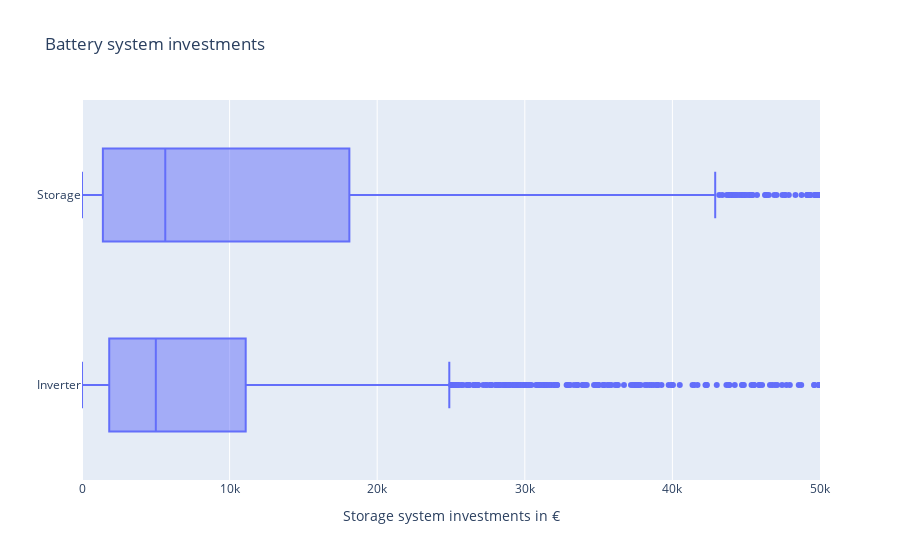

Write notebook code for a chart like this one.
### Markdown cell above
## System costs

### Code cell
stor_inv_col = "storage_invest_eur"
median_storage_invest = profiles_using_storage[stor_inv_col].median()
print(f"{median_storage_invest=:.2f} €")
mean_storage_invest = profiles_using_storage[stor_inv_col].mean()
print(f"{mean_storage_invest=:.2f} €")
min_storage_invest = profiles_using_storage[stor_inv_col].min()
print(f"{min_storage_invest=:.2f} €")
max_storage_invest = profiles_using_storage[stor_inv_col].max()
print(f"{max_storage_invest=:.2f} €")
q95_storage_invest = profiles_using_storage[stor_inv_col].quantile(0.95)
print(f"{q95_storage_invest=:.2f} €")

print("----------------------------------")
inv_invest_col = "inverter_invest_eur"
median_inverter_invest = profiles_using_storage[inv_invest_col].median()
print(f"{median_inverter_invest=:.2f} €")
mean_inverter_invest = profiles_using_storage[inv_invest_col].mean()
print(f"{mean_inverter_invest=:.2f} €")
min_inverter_invest = profiles_using_storage[inv_invest_col].min()
print(f"{min_inverter_invest=:.2f} €")
max_inverter_invest = profiles_using_storage[inv_invest_col].max()
print(f"{max_inverter_invest=:.2f} €")
q95_inverter_invest = profiles_using_storage[inv_invest_col].quantile(0.95)
print(f"{q95_inverter_invest=:.2f} €")

fig_df = profiles_using_storage.copy()
fig_df = fig_df.rename(columns={stor_inv_col: "Storage", inv_invest_col: "Inverter"})
fig = px.box(
    data_frame=fig_df,
    x=["Inverter", "Storage"],
    title="Battery system investments")
fig.update_layout(xaxis_title="Storage system investments in €", yaxis_title="")
fig.update_xaxes(range=[0, 50000])
fig.show()

### Figure 1 — Plotly figure (JSON) as saved in the notebook; plotly's stock layout.template omitted (floating-point values rounded to 4 significant figures; data arrays with more than 128 entries replaced by an {"elided": "..."} marker saying what was removed)
{"data": [{"alignmentgroup": "True", "hovertemplate": "value=%{x}<br>variable=%{y}<extra></extra>", "legendgroup": "", "marker": {"color": "#636efa"}, "name": "", "notched": false, "offsetgroup": "", "orientation": "h", "showlegend": false, "type": "box", "x": {"elided": "5706 float values"}, "x0": " ", "xaxis": "x", "y": {"elided": "5706 str values"}, "y0": " ", "yaxis": "y"}], "layout": {"boxmode": "group", "legend": {"tracegroupgap": 0}, "title": {"text": "Battery system investments"}, "xaxis": {"anchor": "y", "domain": [0, 1], "range": [0, 50000], "title": {"text": "Storage system investments in €"}}, "yaxis": {"anchor": "x", "domain": [0, 1], "title": {"text": ""}}}}
